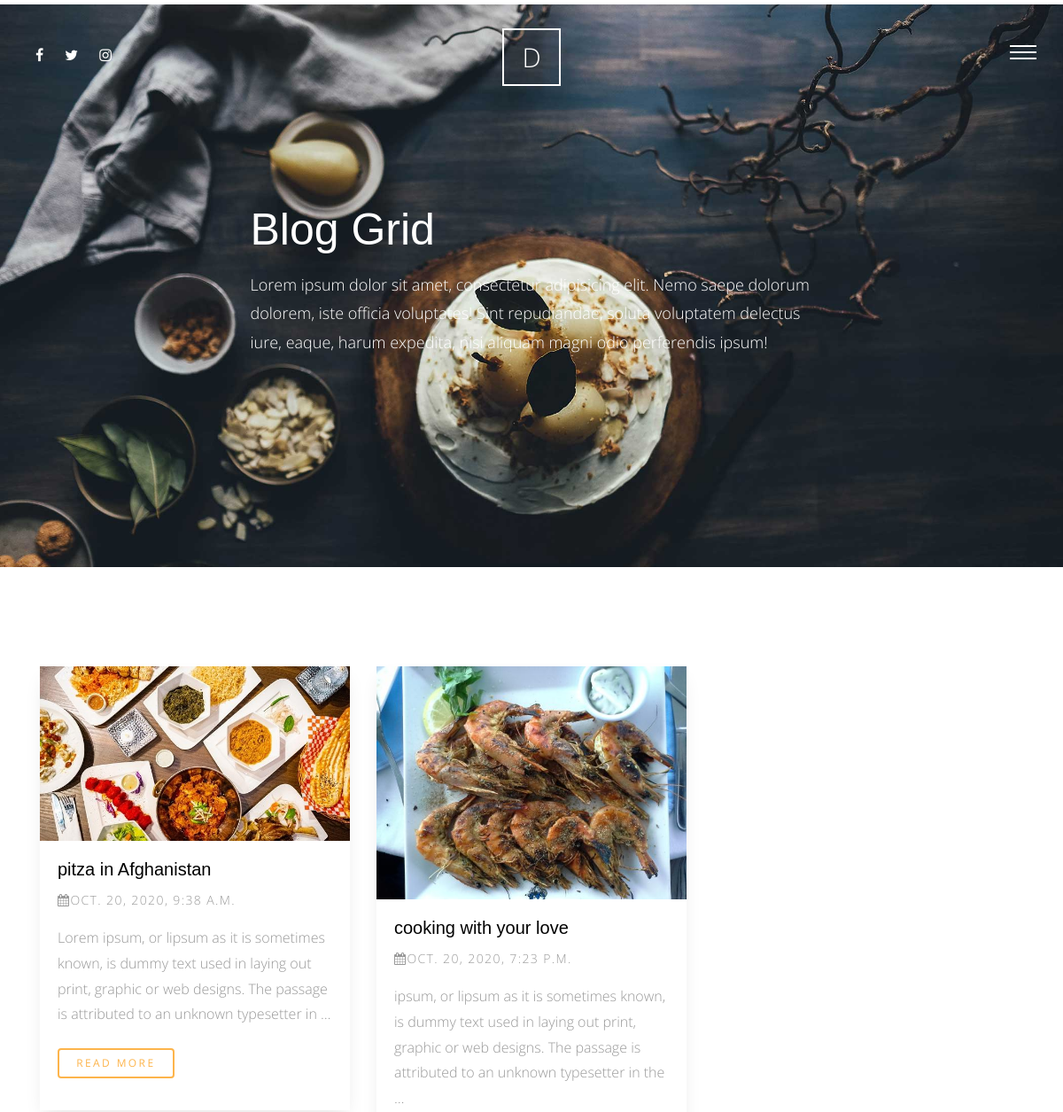
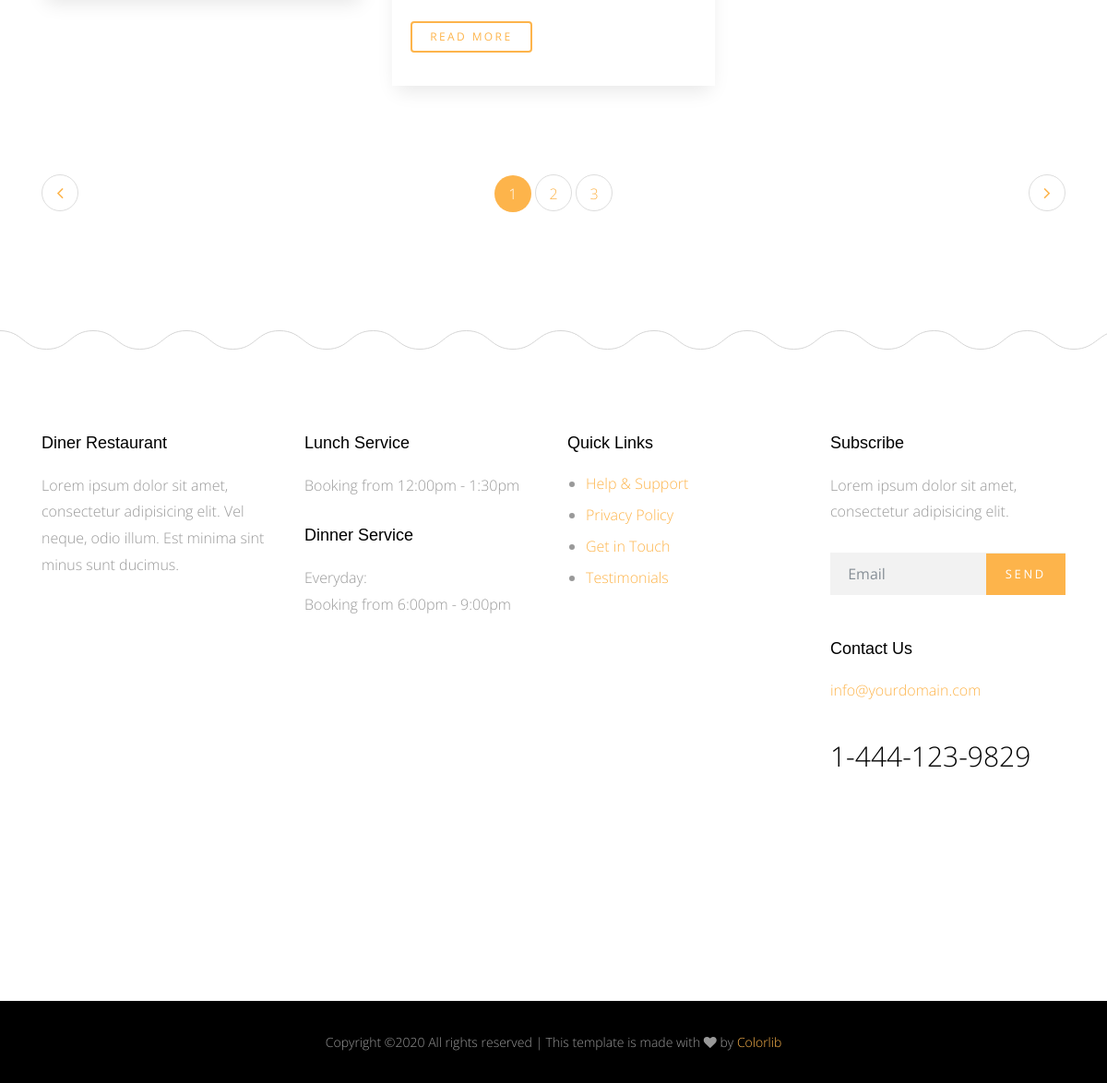
Screenshot of /blog/ with the database file from the repository (2 pictures, top to bottom).
### blog/models.py (models this page shows, shortened)
class Post(models.Model):
    title = models.CharField(max_length=100)
    content = models.TextField()
    author = models.ForeignKey(User, on_delete=models.CASCADE)
    category = models.ForeignKey('Category',null=True, on_delete=models.SET_NULL)
    image = models.ImageField(upload_to = "blog/", blank=True, null=True)
    created = models.DateTimeField(default=timezone.now)
    tags = TaggableManager(blank=True)

### blog/views.py (the view)
# urls.py: path("", post_list, name = "post_list"),
def post_list(request):
    posts = Post.objects.all()
    context = {
        'posts': posts
    }
    return render(request, "blog/post_list.html", context)

### blog/templates/blog/post_list.html (shortened to what this page needs)
{% extends 'base.html' %}
{% load static %}
{% block content %}
<div class="main-wrap">
  <div class="cover_1 cover_sm">
    <div class="img_bg" style="background-image: url({% static 'img/slider-1.jpg' %});" data-stellar-background-ratio="0.5">
      <div class="container">
        <div class="row align-items-center justify-content-center">
          <div class="col-md-7" data-aos="fade-up">
            <h2 class="heading">Blog Grid</h2>
            <p class="lead">Lorem ipsum dolor sit amet, consectetur adipisicing elit. Nemo saepe dolorum dolorem, iste officia voluptates! Sint repudiandae, soluta voluptatem delectus iure, eaque, harum expedita, nisi aliquam magni odio perferendis ipsum!</p>
          </div>
        </div>
      </div>
    </div>
  </div>
<div class="section">
    <div class="container">
      <div class="row mb-5">
        {% for post in posts %}
        <div class="col-md-4">
          <div class="media d-block media-bg-white mb-5" data-aos="fade-up"  data-aos-delay="400">
            <figure>
              <a href="{% url 'blog:post_detail' post.id %}"><img src="{{post.image.url}}" alt="Image placeholder" class="img-fluid"></a>
            </figure>
            <div class="media-body">
              <h3><a href="{% url 'blog:post_detail' post.id %}">{{post.title}}</a></h3>
              <p class="post-meta"><span><span class="fa fa-calendar"></span>{{post.created}}</span></p>
              <p class="mb-4">{{post.content|truncatewords:30}}</p>
              <p><a href="{% url 'blog:post_detail' post.id %}" class="btn btn-primary btn-outline-primary btn-sm">Read More</a></p>
            </div>
          </div>
        </div>
        {% endfor %}
      </div>
      <div class="row">
        <div class="col-md-12">
          <ul class="pagination custom-pagination">
            <li class="page-item prev"><a class="page-link" href="#"><i class="fa fa-angle-left"></i></a></li>
            <li class="page-item active"><a class="page-linkx href="#">1</a></li>
            <li class="page-item"><a class="page-link" href="#">2</a></li>
            <li class="page-item"><a class="page-link" href="#">3</a></li>
            <li class="page-item next"><a class="page-link" href="#"><i class="fa fa-angle-right"></i></a></li>
          </ul>
        </div>
      </div>
    </div>
  </div>
</div>
{% endblock content %}

### static/css/style.css (style rules this page uses)
html { overflow-x: hidden; }
body { background: #fff; font-family: "Open Sans", cursive; font-size: 16px; line-height: 1.8; font-weight: 300; color: #999999; }
a { -webkit-transition: .3s all ease; -o-transition: .3s all ease; transition: .3s all ease; text-decoration: none; }
h1, h2, h3, h4, h5 { color: #000; font-family: "Playfair Display", Arial, sans-serif; }
h1 a, h2 a, h3 a, h4 a, h5 a { color: #000; }
.btn, .form-control { outline: none; }
.btn { font-size: 13px; text-transform: uppercase; letter-spacing: .2em; }
.btn.btn-primary { color: #fff; border-width: 2px; }
.btn.btn-sm { font-size: 12px; }
.btn.btn-outline-primary { border-width: 2px; color: #fdb44b; }
.media h3 { font-size: 20px; margin-bottom: 10px; }
.media .post-meta { font-size: 14px; letter-spacing: .1em; text-transform: uppercase; }
.media.media-bg-white { -webkit-box-shadow: 0 10px 20px -5px rgba(0, 0, 0, 0.1); box-shadow: 0 10px 20px -5px rgba(0, 0, 0, 0.1); }
.media.media-bg-white figure { margin-bottom: 0; }
.media.media-bg-white .media-body { padding: 20px; background: #fff; }
.lead { font-size: 16px; }
.section { padding: 7em 0; }
.custom-pagination { width: 100%; text-align: center; display: inline-block; }
.custom-pagination li { display: inline-block; }
.custom-pagination .prev a, .custom-pagination .next a { font-size: 20px !important; line-height: 38px !important; }
.custom-pagination li a, .custom-pagination .prev a, .custom-pagination .next a { width: 40px; height: 40px; line-height: 40px; padding: 0; margin: 0; border-radius: 50% !important; font-size: 16px; }
.custom-pagination li.active a, .custom-pagination .prev.active a, .custom-pagination .next.active a { display: block; width: 40px; height: 40px; line-height: 40px; padding: 0; margin: 0; border-radius: 50% !important; font-size: 16px; background: #fdb44b; color: #fff; }
.custom-pagination .prev { float: left; }
.custom-pagination .next { float: right; }
.cover_1 { position: relative; }
.cover_1 .lead { color: #fff; font-size: 18px; }
.cover_1 .img_bg { background-repeat: no-repeat; background-size: cover !important; background-position: center center; }
.cover_1 .img_bg, .cover_1 .img_bg > .container > .row { min-height: 700px; height: 100vh; }
.cover_1.cover_sm .img_bg, .cover_1.cover_sm .img_bg > .container > .row { min-height: 600px; height: 80vh; }
.cover_1 .heading { color: white; font-weight: 300; font-size: 30px; line-height: 1.5; }
@media (min-width: 768px) { .cover_1 .heading { font-size: 50px; line-height: 1.5; } }

### rows the page displays
Post: image (picture), title "pitza in Afghanistan", created "OCT. 20, 2020, 9:38 A.M.", content "Lorem ipsum, or lipsum as it is sometimes known, is dummy text used in laying out print, graphic or web designs. The passage is attributed to an unknown typesetter in …"
Post: image (picture), title "cooking with your love", created "OCT. 20, 2020, 7:23 P.M.", content "ipsum, or lipsum as it is sometimes known, is dummy text used in laying out print, graphic or web designs. The passage is attributed to an unknown typesetter in the …"
